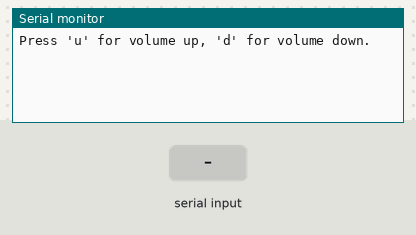
This sketch was run on a simulated Arduino Uno, built with avr-gcc and run on an emulated ATmega328P. Shown: the last lines printed to the serial monitor. The inputs (shaded band) are chosen by the test bench.

Above: at 1.2 s.
1.3 s: "u\n" received over Serial
At 2.5 s:
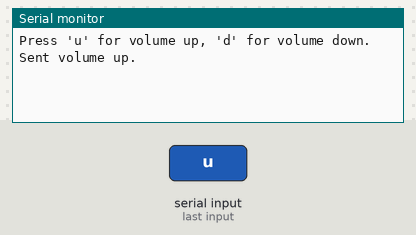
3.1 s: "d\n" received over Serial
At 3.8 s:
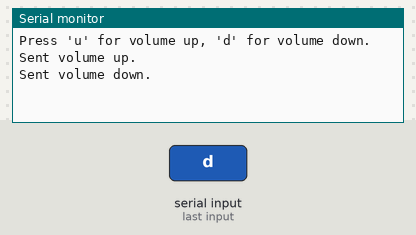

Measured:
- after the input at 1.3 s, the serial monitor: prints a new line after 0.39 s (image 1)
- after the input at 3.1 s, the serial monitor: prints a new line after 0.39 s (image 2)

The sketch:

IR-Send.ino
```cpp
#include <IRLibSendBase.h>
#include <IRLib_P01_NEC.h>
#include <IRLibCombo.h>

IRsend mySender;

char directions [] = "Press 'u' for volume up, 'd' for volume down.";
int signalDelay = 250;

void setup() {
  Serial.begin(9600);
  Serial.println(directions);
}

void loop() {
  // Sending by default is to pin Digital 3.

  String stringFromSerial;

  if(Serial.available() > 0) {
    stringFromSerial = Serial.readStringUntil('\n');

    // Switch statements can only take integers or characters.
    switch(stringFromSerial[0]) {

      // Volume up (twice).
      case 'u':
        mySender.send(NEC, 0xff827d, 0);
        delay(signalDelay);
        mySender.send(NEC, 0xff827d, 0);
        Serial.println(F("Sent volume up."));
        break;

      // Volume down (twice).
      case 'd':
        mySender.send(NEC, 0xffa25d, 0);
        delay(signalDelay);
        mySender.send(NEC, 0xffa25d, 0);
        Serial.println(F("Sent volume down."));
        break;

      default:
        //Serial.println(directions);
        break;
    }
  }
}
```
